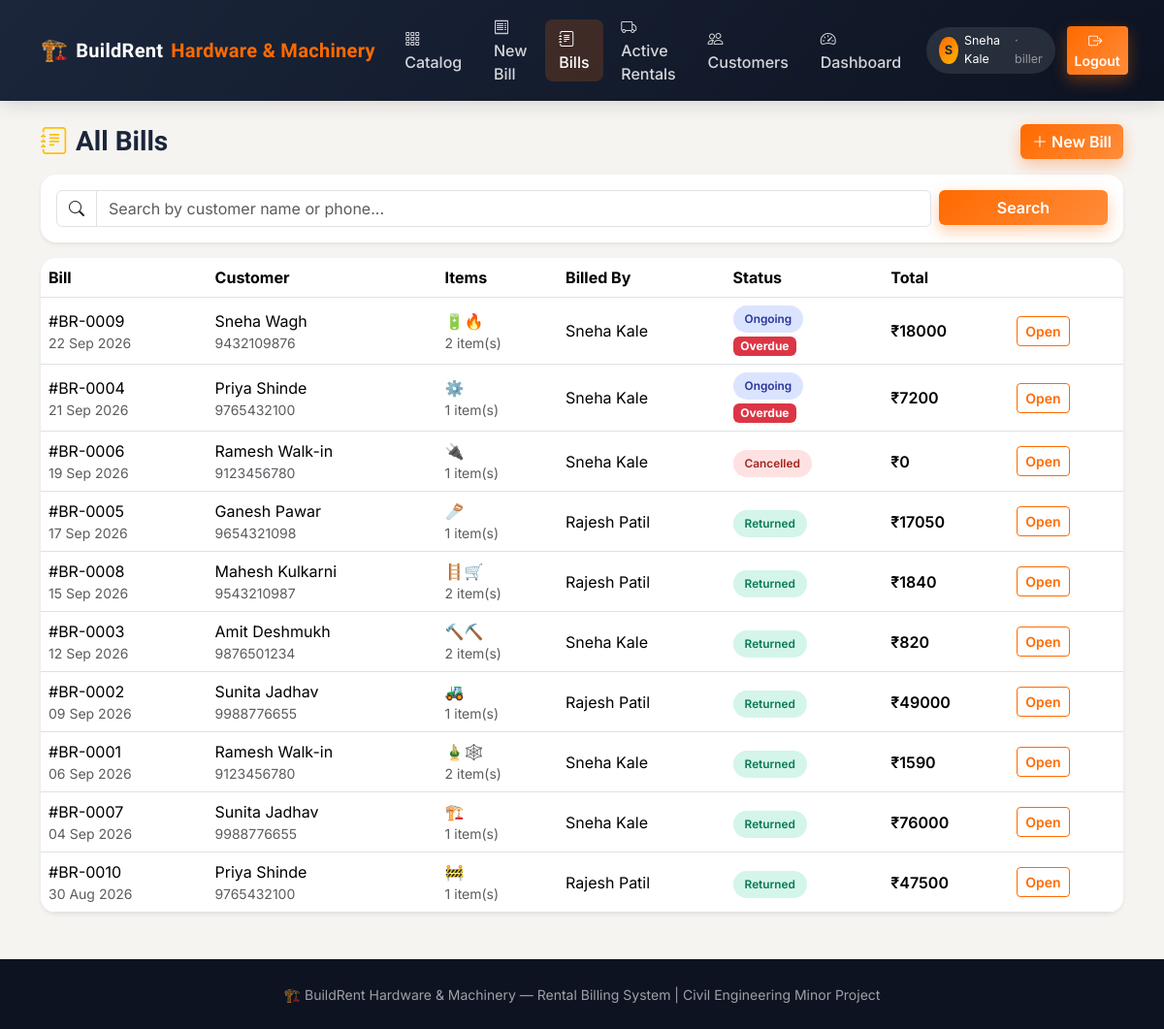
/bills (signed in), run on the app's committed database.
### models.py (models this page shows, shortened)
class ShopSettings(db.Model):
    id = db.Column(db.Integer, primary_key=True)
    shop_name = db.Column(db.String(150), default="BuildRent Hardware & Machinery")
    tagline = db.Column(db.String(200), default="Construction material & machine rentals")
    address = db.Column(db.String(255), default="MIDC, Chh. Sambhaji Nagar, Maharashtra")
    phone = db.Column(db.String(20), default="9876543210")
    gst_no = db.Column(db.String(30), default="")

class User(UserMixin, db.Model):
    id = db.Column(db.Integer, primary_key=True)
    name = db.Column(db.String(100), nullable=False)
    email = db.Column(db.String(120), unique=True, nullable=True)
    phone = db.Column(db.String(20), unique=True, nullable=True)
    address = db.Column(db.String(255))
    password_hash = db.Column(db.String(255), nullable=True)
    has_login = db.Column(db.Boolean, default=False)  # False for walk-in customers with no account yet
    role = db.Column(db.String(20), nullable=False, default=ROLE_CUSTOMER)
    is_active_account = db.Column(db.Boolean, default=True)
    created_at = db.Column(db.DateTime, default=db.func.now())
    bills_as_customer = db.relationship("Bill", foreign_keys="Bill.customer_id", backref="customer", lazy=True)
    bills_as_biller = db.relationship("Bill", foreign_keys="Bill.biller_id", backref="biller", lazy=True)
    @property
    def is_active(self):
        return self.is_active_account

class Bill(db.Model):
    id = db.Column(db.Integer, primary_key=True)
    customer_id = db.Column(db.Integer, db.ForeignKey("user.id"), nullable=False)
    biller_id = db.Column(db.Integer, db.ForeignKey("user.id"), nullable=False)
    notes = db.Column(db.String(255))
    created_at = db.Column(db.DateTime, default=db.func.now())
    items = db.relationship("BillItem", backref="bill", lazy=True, cascade="all, delete-orphan")
    @property
    def subtotal(self):
        return sum(i.subtotal for i in self.items if i.status != ITEM_CANCELLED)
    @property
    def deposit_total(self):
        return sum(i.deposit_total for i in self.items if i.status != ITEM_CANCELLED)
    @property
    def late_fee_total(self):
        return sum(i.late_fee or 0 for i in self.items)
    @property
    def grand_total(self):
        return self.subtotal + self.deposit_total + self.late_fee_total
    @property
    def status(self):
        active_items = [i for i in self.items if i.status != ITEM_CANCELLED]
        if not active_items:
            return ITEM_CANCELLED
        if any(i.status == ITEM_ONGOING for i in active_items):
            return ITEM_ONGOING
        return ITEM_RETURNED
    @property
    def is_overdue(self):
        return any(i.is_overdue for i in self.items)

class BillItem(db.Model):
    id = db.Column(db.Integer, primary_key=True)
    bill_id = db.Column(db.Integer, db.ForeignKey("bill.id"), nullable=False)
    material_id = db.Column(db.Integer, db.ForeignKey("material.id"), nullable=False)
    quantity = db.Column(db.Integer, nullable=False, default=1)
    start_date = db.Column(db.Date, nullable=False)
    end_date = db.Column(db.Date, nullable=False)
    rate_per_day = db.Column(db.Float, nullable=False)
    deposit_per_unit = db.Column(db.Float, default=0)
    status = db.Column(db.String(20), default=ITEM_ONGOING)
    actual_return_date = db.Column(db.Date)
    late_fee = db.Column(db.Float, default=0)
    @property
    def days(self):
        return max((self.end_date - self.start_date).days, 1)
    @property
    def subtotal(self):
        return self.days * self.rate_per_day * self.quantity
    @property
    def deposit_total(self):
        return self.deposit_per_unit * self.quantity
    @property
    def is_overdue(self):
        return self.status == ITEM_ONGOING and date.today() > self.end_date

class Material(db.Model):
    id = db.Column(db.Integer, primary_key=True)
    category_id = db.Column(db.Integer, db.ForeignKey("category.id"), nullable=False)
    name = db.Column(db.String(120), nullable=False)
    description = db.Column(db.Text)
    price_per_day = db.Column(db.Float, nullable=False)
    deposit_amount = db.Column(db.Float, default=0)
    quantity_total = db.Column(db.Integer, nullable=False, default=1)
    quantity_available = db.Column(db.Integer, nullable=False, default=1)
    image_emoji = db.Column(db.String(10), default="🧱")
    is_active = db.Column(db.Boolean, default=True)
    created_at = db.Column(db.DateTime, default=db.func.now())
    items = db.relationship("BillItem", backref="material", lazy=True)

### app.py (the view)
@app.route("/bills")
@role_required(ROLE_OWNER, ROLE_BILLER)
def bills_list():
    q = request.args.get("q", "").strip()
    query = Bill.query
    if q:
        query = query.join(User, Bill.customer_id == User.id).filter(
            (User.name.ilike(f"%{q}%")) | (User.phone.ilike(f"%{q}%"))
        )
    bills = query.order_by(Bill.created_at.desc()).all()
    return render_template("shared/bills.html", bills=bills, q=q)

### app.py (called while the page is built)
@login_manager.user_loader
def load_user(user_id):
    return db.session.get(User, int(user_id))

def role_required(*roles):
    def decorator(f):
        @wraps(f)
        def wrapped(*args, **kwargs):
            if not current_user.is_authenticated:
                return redirect(url_for("login"))
            if current_user.role not in roles:
                flash("You don't have access to that page.", "danger")
                return redirect(url_for("dashboard"))
            return f(*args, **kwargs)
        return wrapped
    return decorator

def get_shop():
    shop = ShopSettings.query.first()
    if not shop:
        shop = ShopSettings()
        db.session.add(shop)
        db.session.commit()
    return shop

@app.context_processor
def inject_shop():
    return {"shop": get_shop()}

### templates/shared/bills.html
{% extends "base.html" %}
{% block content %}
<div class="d-flex justify-content-between align-items-center mb-3">
  <h3 class="section-title mb-0"><i class="bi bi-journal-text text-warning me-2"></i>All Bills</h3>
  <a href="{{ url_for('new_bill') }}" class="btn btn-brand"><i class="bi bi-plus-lg me-1"></i>New Bill</a>
</div>
<div class="bg-white rounded-xl shadow-sm p-3 mb-3">
  <form class="row g-2" method="GET">
    <div class="col-md-10">
      <div class="input-group">
        <span class="input-group-text bg-white"><i class="bi bi-search"></i></span>
        <input type="text" class="form-control" name="q" placeholder="Search by customer name or phone..." value="{{ q }}">
      </div>
    </div>
    <div class="col-md-2"><button class="btn btn-brand w-100">Search</button></div>
  </form>
</div>
<div class="bg-white rounded-xl shadow-sm overflow-hidden">
<table class="table mb-0 align-middle">
  <thead><tr><th>Bill</th><th>Customer</th><th>Items</th><th>Billed By</th><th>Status</th><th>Total</th><th></th></tr></thead>
  <tbody>
    {% for b in bills %}
    <tr>
      <td>#BR-{{ '%04d'|format(b.id) }}<div class="small text-muted">{{ b.created_at.strftime('%d %b %Y') }}</div></td>
      <td>{{ b.customer.name }}<div class="small text-muted">{{ b.customer.phone or '' }}</div></td>
      <td>{% for i in b.items %}{{ i.material.image_emoji }}{% endfor %}<div class="small text-muted">{{ b.items|length }} item(s)</div></td>
      <td>{{ b.biller.name }}</td>
      <td>
        <span class="badge-status badge-{{ b.status }}">{{ b.status }}</span>
        {% if b.is_overdue %}<div class="mt-1"><span class="badge bg-danger">Overdue</span></div>{% endif %}
      </td>
      <td class="fw-semibold">₹{{ b.grand_total|round(0)|int }}</td>
      <td><a href="{{ url_for('bill_detail', bill_id=b.id) }}" class="btn btn-sm btn-outline-brand">Open</a></td>
    </tr>
    {% else %}
    <tr><td colspan="7" class="text-muted text-center py-4">No bills yet.</td></tr>
    {% endfor %}
  </tbody>
</table>
</div>
{% endblock %}

### templates/base.html (shortened to what this page needs)
<!DOCTYPE html>
<html lang="en">
<head>
<link href="https://cdn.jsdelivr.net/npm/bootstrap@5.3.3/dist/css/bootstrap.min.css" rel="stylesheet">
<link href="https://cdn.jsdelivr.net/npm/bootstrap-icons@1.11.3/font/bootstrap-icons.min.css" rel="stylesheet">
<link rel="stylesheet" href="{{ url_for('static', filename='css/style.css') }}">
</head>
<body>
<nav class="navbar navbar-expand-lg navbar-dark navbar-brand-app sticky-top">
  <div class="container">
    <a class="navbar-brand d-flex align-items-center gap-2" href="{{ url_for('index') }}">
      <span style="font-size:1.4rem;">🏗️</span> {{ shop.shop_name.split(' ')[0] }}<span class="accent">{{ ' '.join(shop.shop_name.split(' ')[1:]) or 'Rentals' }}</span>
    </a>
    <div class="collapse navbar-collapse" id="nav">
      <ul class="navbar-nav ms-auto align-items-lg-center gap-lg-1">
        <li class="nav-item"><a class="nav-link {% if request.endpoint=='catalog' %}active{% endif %}" href="{{ url_for('catalog') }}"><i class="bi bi-grid-3x3-gap me-1"></i>Catalog</a></li>
        {% if current_user.is_authenticated %}
          {% if current_user.role in ['owner','biller'] %}
            <li class="nav-item"><a class="nav-link {% if request.endpoint=='new_bill' %}active{% endif %}" href="{{ url_for('new_bill') }}"><i class="bi bi-receipt me-1"></i>New Bill</a></li>
            <li class="nav-item"><a class="nav-link {% if request.endpoint=='bills_list' %}active{% endif %}" href="{{ url_for('bills_list') }}"><i class="bi bi-journal-text me-1"></i>Bills</a></li>
            <li class="nav-item"><a class="nav-link {% if request.endpoint=='active_rentals' %}active{% endif %}" href="{{ url_for('active_rentals') }}"><i class="bi bi-truck me-1"></i>Active Rentals</a></li>
            <li class="nav-item"><a class="nav-link {% if request.endpoint=='customers_list' %}active{% endif %}" href="{{ url_for('customers_list') }}"><i class="bi bi-people me-1"></i>Customers</a></li>
          {% endif %}
          <li class="nav-item"><a class="nav-link {% if request.endpoint=='dashboard' or 'dashboard' in request.endpoint %}active{% endif %}" href="{{ url_for('dashboard') }}"><i class="bi bi-speedometer2 me-1"></i>Dashboard</a></li>
          <li class="nav-item ms-lg-2 my-2 my-lg-0">
            <span class="role-pill">
              <span class="avatar-circle">{{ current_user.name[0]|upper }}</span>
              {{ current_user.name }} <span class="text-white-50">· {{ current_user.role }}</span>
            </span>
          </li>
          <li class="nav-item ms-lg-2"><a class="btn btn-sm btn-brand" href="{{ url_for('logout') }}"><i class="bi bi-box-arrow-right me-1"></i>Logout</a></li>
        {% else %}
          <li class="nav-item"><a class="nav-link" href="{{ url_for('login') }}">Staff / Customer Login</a></li>
          <li class="nav-item"><a class="btn btn-sm btn-brand ms-lg-2" href="{{ url_for('register') }}">Customer Sign Up</a></li>
        {% endif %}
      </ul>
    </div>
  </div>
</nav>
<div class="toast-container position-fixed top-0 end-0 p-3" style="z-index:1080;">
</div>
<main class="container my-4">
{% block content %}{% endblock %}
</main>
<footer class="footer-app text-center py-4 mt-5">
  <small>🏗️ {{ shop.shop_name }} &mdash; Rental Billing System | Civil Engineering Minor Project</small>
</footer>
</body>
</html>

### static/css/style.css (style rules this page uses)
:root { --primary:#ff6a00; --primary-dark:#e05a00; --secondary:#1b263b; --accent:#00b894; --bg:#f6f4f1; --card-bg:#ffffff; --text-dark:#1b263b; --text-muted:#6b7280; --radius:16px; --shadow-sm:0 2px 10px rgba(27,38,59,0.06); --shadow-md:0 8px 24px rgba(27,38,59,0.10); --shadow-lg:0 16px 40px rgba(27,38,59,0.16); }
* { box-sizing:border-box; }
body { background:var(--bg); font-family:'Inter', sans-serif; color:var(--text-dark); }
h1,h2,h3,h4,h5,h6, .navbar-brand, .fw-heading { font-family:'Sora', sans-serif; }
.navbar-brand-app { background:linear-gradient(135deg,#1b263b 0%, #0d1321 100%); box-shadow:0 2px 20px rgba(0,0,0,0.15); }
.navbar-brand-app .navbar-brand { font-weight:700; letter-spacing:.3px; color:#fff !important; }
.navbar-brand-app .navbar-brand .accent { color:var(--primary); }
.navbar-brand-app .nav-link { color:rgba(255,255,255,.82) !important; font-weight:500; padding:.5rem .9rem !important; border-radius:8px; transition:.15s; }
.navbar-brand-app .nav-link.active { color:#fff !important; background:rgba(255,106,0,.18); }
.role-pill { background:rgba(255,255,255,.1); color:#fff; border-radius:30px; padding:.35rem .8rem; font-size:.78rem; display:flex; align-items:center; gap:.4rem; }
.avatar-circle { width:28px; height:28px; border-radius:50%; background:linear-gradient(135deg,var(--primary),#ffb703); display:flex; align-items:center; justify-content:center; font-weight:700; font-size:.8rem; color:#1b263b; }
.btn-brand { background:linear-gradient(135deg,var(--primary) 0%, #ff8c3a 100%); border:none; color:#fff; font-weight:600; box-shadow:0 6px 16px rgba(255,106,0,.35); transition:.2s; }
.btn-outline-brand { border:1.5px solid var(--primary); color:var(--primary); font-weight:600; background:transparent; }
.badge-status { font-weight:600; padding:.42rem .75rem; border-radius:30px; font-size:.74rem; }
.badge-Ongoing { background:#dbe4ff; color:#28349b; }
.badge-Returned { background:#d4f5e9; color:#0a7a52; }
.badge-Rejected, .badge-Cancelled { background:#fde2e1; color:#a4231c; }
.section-title { font-weight:800; }
.table thead { background:#f1eee9; }
.table > :not(caption) > * > * { vertical-align:middle; }
.footer-app { background:#0d1321; color:rgba(255,255,255,.6); }
.rounded-xl { border-radius:var(--radius) !important; }

### data on the page
ShopSettings: shop_name "BuildRent", shop_name "Hardware & Machinery", shop_name "BuildRent Hardware & Machinery"
User: name "S", name "Sneha Kale", role "biller"
Bill: id "0009", created_at "22 Sep 2026", customer.name "Sneha Wagh", customer "9432109876", items|length "2", biller.name "Sneha Kale", status "Ongoing", shows "Overdue", grand_total "18000"
BillItem: material.image_emoji "🔋"
BillItem: material.image_emoji "🔥"
Bill: id "0004", created_at "21 Sep 2026", customer.name "Priya Shinde", customer "9765432100", items|length "1", biller.name "Sneha Kale", status "Ongoing", shows "Overdue", grand_total "7200"
BillItem: material.image_emoji "⚙️"
Bill: id "0006", created_at "19 Sep 2026", customer.name "Ramesh Walk-in", customer "9123456780", items|length "1", biller.name "Sneha Kale", status "Cancelled", grand_total "0"
BillItem: material.image_emoji "🔌"
Bill: id "0005", created_at "17 Sep 2026", customer.name "Ganesh Pawar", customer "9654321098", items|length "1", biller.name "Rajesh Patil", status "Returned", grand_total "17050"
BillItem: material.image_emoji "🪚"
Bill: id "0008", created_at "15 Sep 2026", customer.name "Mahesh Kulkarni", customer "9543210987", items|length "2", biller.name "Rajesh Patil", status "Returned", grand_total "1840"
BillItem: material.image_emoji "🪜"
BillItem: material.image_emoji "🛒"
Bill: id "0003", created_at "12 Sep 2026", customer.name "Amit Deshmukh", customer "9876501234", items|length "2", biller.name "Sneha Kale", status "Returned", grand_total "820"
BillItem: material.image_emoji "🔨"
BillItem: material.image_emoji "⛏️"
Bill: id "0002", created_at "09 Sep 2026", customer.name "Sunita Jadhav", customer "9988776655", items|length "1", biller.name "Rajesh Patil", status "Returned", grand_total "49000"
BillItem: material.image_emoji "🚜"
Bill: id "0001", created_at "06 Sep 2026", customer.name "Ramesh Walk-in", customer "9123456780", items|length "2", biller.name "Sneha Kale", status "Returned", grand_total "1590"
BillItem: material.image_emoji "🎍"
BillItem: material.image_emoji "🕸️"
Bill: id "0007", created_at "04 Sep 2026", customer.name "Sunita Jadhav", customer "9988776655", items|length "1", biller.name "Sneha Kale", status "Returned", grand_total "76000"
BillItem: material.image_emoji "🏗️"
Bill: id "0010", created_at "30 Aug 2026", customer.name "Priya Shinde", customer "9765432100", items|length "1", biller.name "Rajesh Patil", status "Returned", grand_total "47500"
BillItem: material.image_emoji "🚧"
